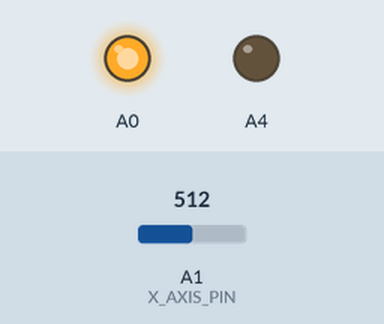
Recording of a sketch running on a simulated Arduino Uno, built with avr-gcc and run on an emulated ATmega328P. Parts: output pins drawn as LEDs (lit = HIGH). The test bench sets the inputs (shaded band); at power-on: A1 (X_AXIS_PIN) = 512.

Above: at 0.1 s.
Timing chart, 0 to 1.6 s (numbered marks = the images above):
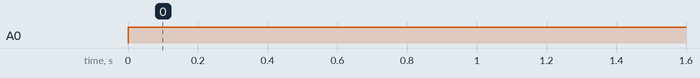

Measured:
- by itself, A0: LOW → HIGH at 0.00 s

The sketch:

Assignment_5_Send.ino
```cpp
#include <SoftwareSerial.h>
#include <math.h>

const unsigned int X_AXIS_PIN = A1;
const unsigned int BUFFER_SIZE = 8;
const unsigned int BAUD_RATE = 9600;
int buffers[1][BUFFER_SIZE];
int buffer_pos[1] = {1};
int temp_X;

const int max_X = 401;
const int mid_X = 337;
const int min_X = 269;

String inputString = ""; // a string to hold incoming data
SoftwareSerial mySerial(2, 3); // SoftwareSerial(rxPin, txPin)

void setup() {
  mySerial.begin(2400);
  pinMode(A0, OUTPUT);
  pinMode(A4, OUTPUT);
}

void loop() {
  digitalWrite(A0, HIGH);
  digitalWrite(A4, LOW);
  mySerial.print(value_X(get_axis(0)));
  //mySerial.print(get_axis(0)); // Tester Number
  mySerial.print("    #");
  delay(180);
}

int value_X(int num){
  if(num <= mid_X) {
    return (constrain(map(num,mid_X,min_X,0,90),0,90) * -1);
  }
  else if(num > mid_X){
    return (constrain(map(num,max_X,mid_X,-90,0),-90,0) * -1);
  }
}

int get_axis(const int axis) {
  delay(1);
  buffers[axis][buffer_pos[axis]] = analogRead(X_AXIS_PIN);
  buffer_pos[axis] = (buffer_pos[axis] + 1) % BUFFER_SIZE;
  long sum = 0;
  for (unsigned int i = 0; i < BUFFER_SIZE; i++) sum += buffers[axis][i];
  return round(sum / BUFFER_SIZE);
}

void serialEvent()
{
  while (Serial.available()) // recheck serial is available
  {
    char inChar = (char) Serial.read(); // get the new byte:
    inputString += inChar; // add it to the inputString:
  }
}
```
